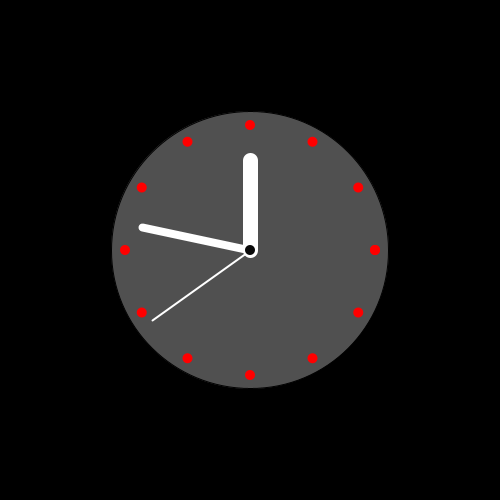
Frame 1 (no input)
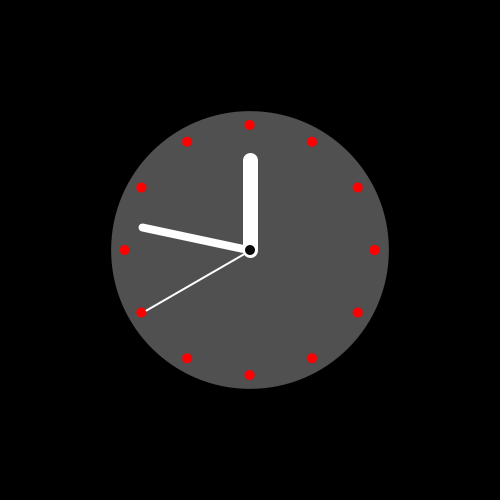
Frame 60 (the mouse pressed at the canvas centre just before this capture)
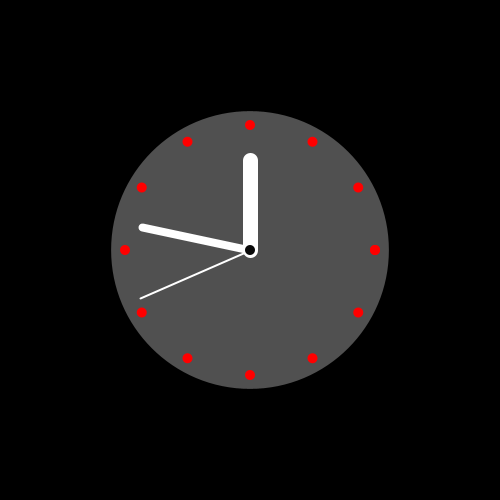
Frame 120 (the mouse held since frame 60 and released just before this capture)

The Processing sketch that drew these frames (run headless with seeded random() and noise(); from frame 60 on, the mouse is pressed at the canvas centre):

// Processing sketch: code_07_47
// ── code_07_47.pde
void setup() {
  size(500, 500);
}

void draw() {
  background(0);
  fill(80);
  strokeWeight(1);
  ellipse(width/2, height/2, width/1.8, width/1.8);
   
  float s = map(second(), 0, 60, 0, TWO_PI)-HALF_PI;
  float m = map(minute(), 0, 60, 0, TWO_PI)-HALF_PI;
  float h = map(hour()%12, 0, 12, 0, TWO_PI)-HALF_PI;
  numeros();
  stroke(255);
  strokeWeight(2);
  
  // segundos
  line(width/2, height/2, cos(s) * 120 + width/2, sin(s)* 120 + height/2);
  strokeWeight(8);
  
  // minutos
  line(width/2, height/2, cos(m) * 110 + width/2, sin(m)* 110 + height/2);
  strokeWeight(15);
  
  // horas
  line(width/2, height/2, cos(h) * 90 + width/2, sin(h)* 90 + height/2);
  
  // punto
  noStroke();
  fill(10);
  ellipse(width/2, height/2, 10, 10);  
 
}

void numeros(){
for(float angle = 0; angle < TWO_PI; angle+= PI/6.0){
    fill(255, 0, 0);
    noStroke();
    ellipse(cos(angle)*125+width/2,  sin(angle)*125+height/2, 10, 10);
  }
}
